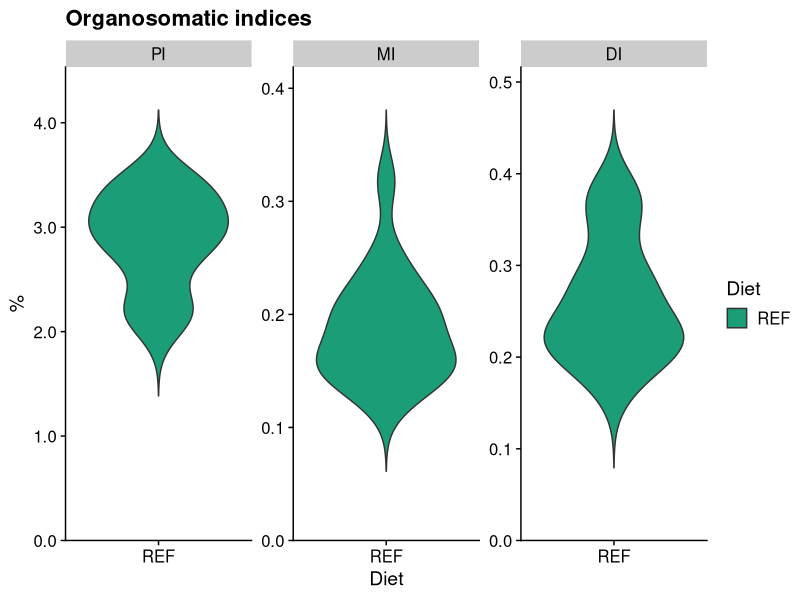
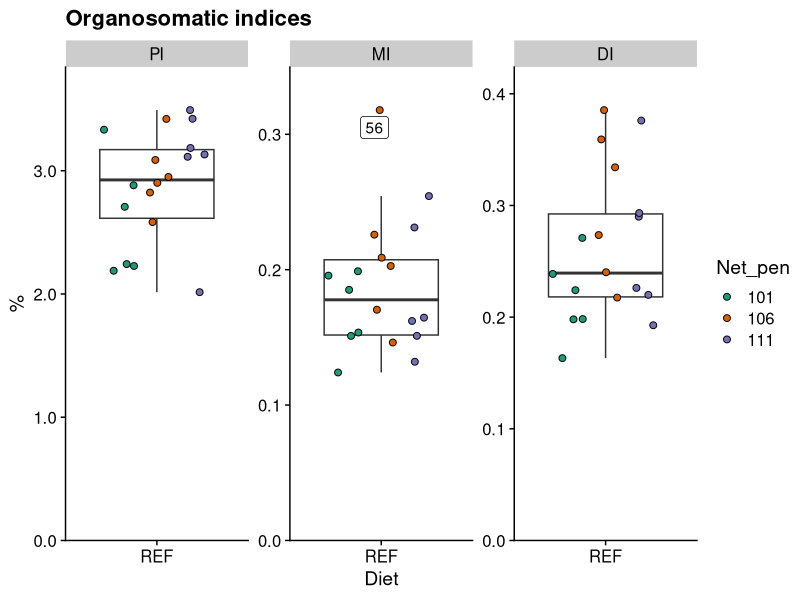
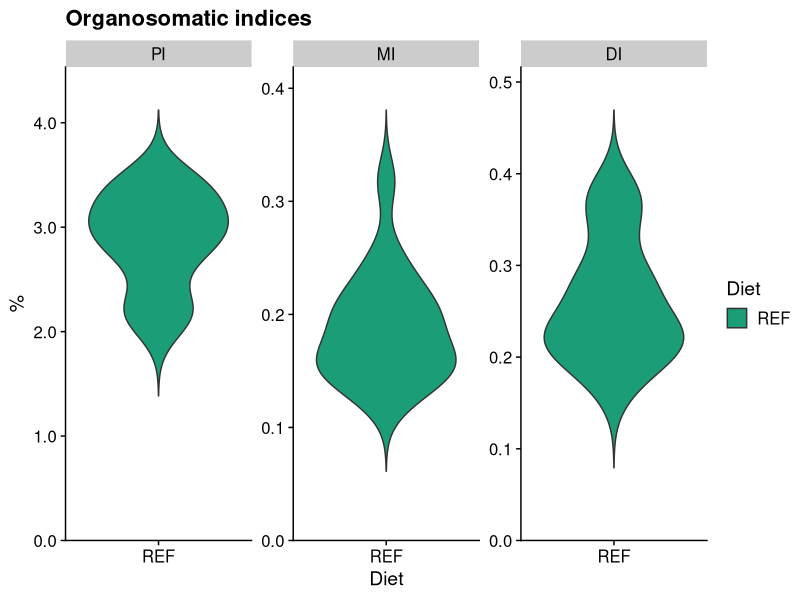
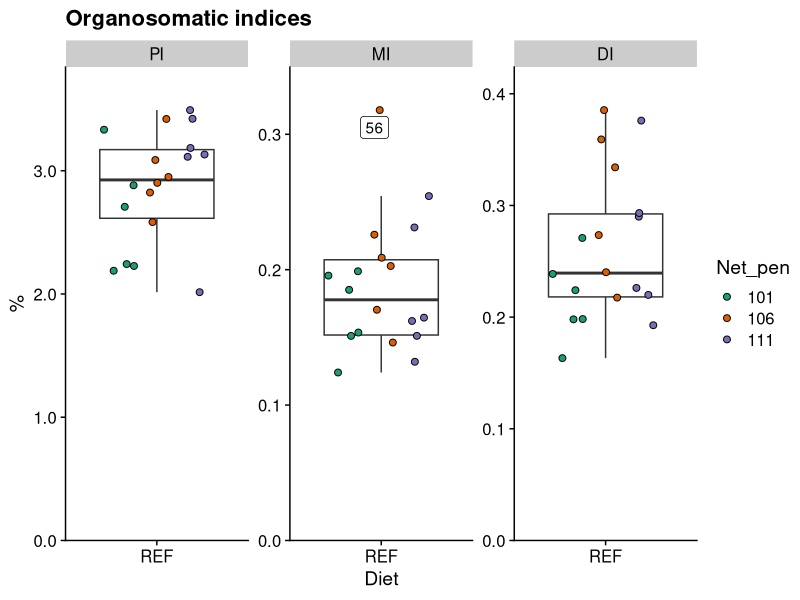

These figures' R source, in order: (Note: this script raises an error after producing the figures.)
library(tidyverse) # tidy, manipulate and plot data
library(cowplot) #  a ggplot2 add-on to provide a publication-ready theme  
library(nlme) # run linear mixed model
library(ggsignif) # add p values to plot

# Import and tidy data ################################################################################################
df <- read.csv("./data/raw_data/AqFl2_organosomatic_index.csv", 
               header = T, 
               na.strings = c(""), 
               stringsAsFactors = FALSE)

head(df, n = 20L)
str(df)

# Calculate organosomatic index (OSI)
df <- df %>%
  mutate(OSI = 100 * Organ_weight / Body_weight)
  
# Exploratory analysis ################################################################################################ 
# Define a function for setting the number of decimals shown on axis
fmt_dcimals <- function(decimals = 0){
  function(x) format(x, nsmall = decimals, scientific = FALSE)
}

# Define a function for identifying outliers
is_outlier <- function(x) {
  x < quantile(x, 0.25) - 1.5 * IQR(x) | x > quantile(x, 0.75) + 1.5 * IQR(x)
}

# Convert numeric variable to character
df <- within(df, {
  Sample_ID <- as.character(Sample_ID)
  Net_pen <- as.character(Net_pen)
})

# Convert character to factor, specifying the desired order to be shown on plots
df$Diet <- factor(df$Diet, levels = c("REF", "IM33", "IM66", "IM100"))
df$Gut_segment <- factor(df$Gut_segment, levels = c("PI", "MI", "DI"))

# Violin plot to check data distribution ----------------------------------------------------------
df %>% 
  filter(Diet %in% c('REF', 'IM100')) %>% # select data for "REF" and "IM100"
  ggplot(aes(x = Diet, y = OSI)) + 
    geom_violin(aes(fill = Diet), trim = FALSE) +
    facet_wrap(~ Gut_segment, nrow = 1, scales = "free_y") +
    stat_summary(fun.data = "mean_sdl", fun.args = list(mult = 1), geom = "pointrange") + # add mean and SD 
    scale_y_continuous(limits = c(0, NA), labels = fmt_dcimals(1), expand = expand_scale(mult = c(0, 0.1))) + 
    labs(title = "Organosomatic indices", y = "%") +
    theme_cowplot() +
    scale_fill_brewer(palette = "Dark2")

ggsave('./results/exploratory_analysis/OSI_violin.pdf', units = "in", dpi = 300)

# Box plot to check outliers and explore for cluster effect, i.e., net pen ------------------------

df %>% 
  filter(Diet %in% c('REF', 'IM100')) %>%
  group_by(Gut_segment, Diet) %>%
  mutate(outlier = is_outlier(OSI)) %>% # mark outliers within each diet for each gut segment
  ggplot(aes(x = Diet, y = OSI, label = ifelse(outlier, Sample_ID, NA))) +
    geom_boxplot(outlier.shape = NA) +
    geom_point(aes(fill = Net_pen), size = 2, shape = 21, position = position_jitterdodge(0.2)) +
    facet_wrap(~ Gut_segment, nrow = 1, scales="free_y") +
    ggrepel::geom_label_repel() + # label outliers using Sample_ID
    scale_y_continuous(limits = c(0, NA), labels = fmt_dcimals(1), expand = expand_scale(mult = c(0, 0.1))) +
    labs(title = "Organosomatic indices", y = "%") +
    theme_cowplot() +
    scale_fill_brewer(palette = "Dark2")

ggsave('./results/exploratory_analysis/OSI_boxPlot.pdf', units = "in", dpi = 300)
# For sanity, check sampling records and raw data of outliers for any warning notes or mistakes

# Statistics ##########################################################################################################
# Split the data frame by "Gut_segment"
df_spl <- df %>% 
  filter(Diet %in% c('REF', 'IM100')) %>% 
  split(f = .$Gut_segment)

# Run linear mixed model for each data frame using lapply()
lme <- lapply(df_spl, function(x) lme(OSI ~ Diet, random = ~1|Net_pen, varPower(form = ~ fitted(.)), data = x))

# Get model summary and extract p values of the Diet effect
smr <- lapply(lme, function(x) summary(x))
anv <- lapply(lme, function(x) anova(x))

p_val <- data.frame(row.names = NULL,
                    "Gut_segment" = names(lme),
                    "p_values" = unlist(lapply(anv, function(x) x[[4]][[2]]))
                    ) %>% 
  arrange(desc(Gut_segment))    
  
# Model diagnostics -------------------------------------------------------------------------------
# Extract residuals
res <- lapply(lme, function(x) resid(x))

# 1.Linearity and homoskedasticity of residuals
pdf(file = "./results/statistics/OSI_resid_plot.pdf") 

lapply(
  seq_along(res), # add index to the elements in the list "res" so that element names and contents can be extracted
  function(x) 
  {
    plot(res[[x]], main = names(res)[x], ylab = "residuals") # make residual plot for each model
    abline(0,0)
  }
)

dev.off() 

# 2.Absence of collinearity. When more than one fixed effects are included, the collinearity shoulb be checked.
# Not applicable to the present dataset, which has only one fixed effect

# 3.Normality of residuals
pdf(file = "./results/statistics/OSI_qqplot.pdf")

lapply(
  seq_along(res), 
  function(x) 
  {
    qqnorm(res[[x]], main = paste("Normal Q-Q Plot: ", names(res)[x])) # make qq plot for each model
    qqline(res[[x]])
  }
)

dev.off()

# 4.Absence of influential data points

# Visual inspection of residual plot and qq plot did not reveal any obvious deviations from homoscedasticity or 
# normality. There's, however, one leverage point in MI. From the boxplot we can tell that leaving out this data 
# point won't affect the statistical conclusion (significant or not). Hence, there's no need to run a new test.

# Make Figure 1 #######################################################################################################
# Initial plot
fig1 <- df %>% 
  filter(Diet %in% c('REF', 'IM100')) %>%
  ggplot(aes(x = Diet, y = OSI)) +
    geom_boxplot(aes(fill = Diet), outlier.shape = NA) +
    geom_jitter(shape = 16, position = position_jitter(0.2)) +
    facet_wrap(~ Gut_segment, nrow = 1, scales = "free_y") +
    scale_y_continuous(limits = c(0, NA), labels = fmt_dcimals(1), expand = expand_scale(mult = c(0, 0.1))) +  
    labs(y = "Organosomatic index (%)") +
    theme_cowplot() +
    scale_fill_brewer(palette = "Dark2")

# Add significant p values to the plot ------------------------------------------------------------
# Make a datafraome for the p-value annotation
ant <- p_val %>%
  arrange(Gut_segment) %>%
  filter(p_values <= 0.05) %>% # retain rows with p vales smaller than 0.05 for the annotation
  mutate(start = rep("REF", nrow(.))) %>% # start position of p value labeling on x axis
  mutate(end = rep("IM100", nrow(.))) %>% # end position of p value labeling on x axis
  mutate(y = c(0.47)) # check fig1 and manually decide the y intercerpt for showing p value
  
# Add the significant p values. The warning about the missing aesthetics can be ignored.
fig1 + geom_signif(data = ant, 
                   aes(xmin = start, 
                       xmax = end, 
                       annotations = formatC(as.numeric(p_values), format = "f", digits = 4), # fromat p value digits
                       y_position = y),
                   textsize = 4, 
                   tip_length = 0,
                   manual = TRUE)

ggsave('./results/figures/Figure 1.tiff', units = "in", dpi = 300, compression = "lzw")

# Get session info
writeLines(capture.output(sessionInfo()), "./code/organosomatic_index_sessionInfo.txt")